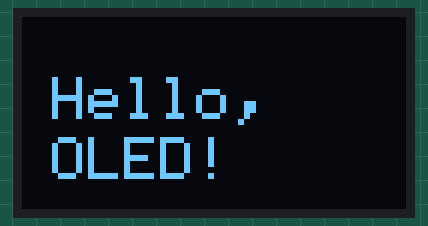
This sketch was run on a simulated Arduino Uno, built with avr-gcc and run on an emulated ATmega328P. Shown: 128×64 one-colour display. What the sketch prints to the serial monitor is not drawn.

Above: at 0.4 s.
At 2.42 s:
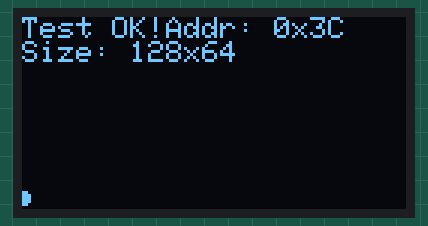
At 3.23 s:
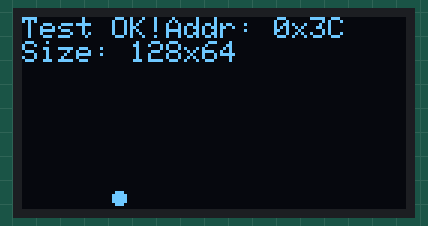
At 3.94 s:
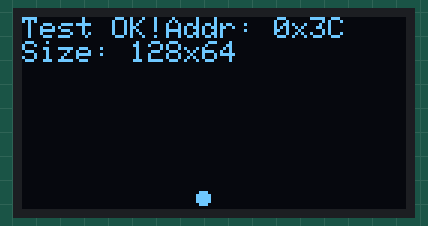
At 4.65 s:
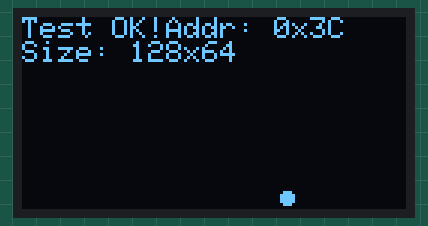
At 6.06 s:
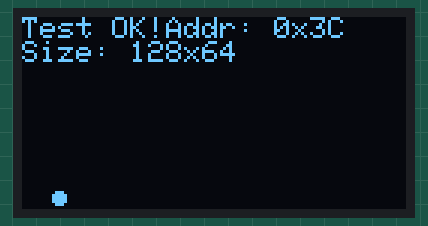

Measured:
- by itself, everything shown: repeats every 3.3 s, in 33 steps
- what the display in image 0 shows lasts 2.0 s, from 0.3 s to 2.3 s

The sketch:

SSD1306-I2C-test.ino
```cpp
/*
 * SSD1306 OLED Display Test Sketch
 * Uses 4 consecutive GPIO pins for direct connection
 * Compatible with Arduino and RP2040
 *
 * Pin Configuration (example using pins 2-5):
 * Pin 2: GND (held LOW)
 * Pin 3: VCC (held HIGH)
 * Pin 4: SCL (I2C Clock)
 * Pin 5: SDA (I2C Data)
 *
 */

#include <Wire.h>
#include <Adafruit_GFX.h>
#include <Adafruit_SSD1306.h>

// Configuration - Change these as needed
#define SCREEN_WIDTH 128   // OLED display width, in pixels
#define SCREEN_HEIGHT 64   // OLED display height, in pixels (32 or 64)
#define OLED_ADDRESS 0x3C  // Common addresses: 0x3C or 0x3D

// Pin assignments (consecutive)
#define PIN_GND   7
#define PIN_VCC   6
#define PIN_SCL   5
#define PIN_SDA   4

// Create display object without reset pin
Adafruit_SSD1306 display(SCREEN_WIDTH, SCREEN_HEIGHT, &Wire, -1);

void setup() {
  // Initialize serial for debugging
  Serial.begin(115200);
  while(!Serial);
  delay(100);

  Serial.println("SSD1306 OLED Test Starting...");
  Serial.print("Using pins: GND=");
  Serial.print(PIN_GND);
  Serial.print(", VCC=");
  Serial.print(PIN_VCC);
  Serial.print(", SCL=");
  Serial.print(PIN_SCL);
  Serial.print(", SDA=");
  Serial.println(PIN_SDA);

  // SAFETY FIRST: Set all pins to safe states before powering
  // 1. First set GND and VCC as outputs but keep VCC LOW initially
  pinMode(PIN_GND, OUTPUT);
  digitalWrite(PIN_GND, LOW);   // Set ground

  pinMode(PIN_VCC, OUTPUT);
  digitalWrite(PIN_VCC, LOW);   // Keep power OFF initially

  // 2. Configure I2C pins (they'll be high-Z until Wire.begin)
  pinMode(PIN_SCL, INPUT);
  pinMode(PIN_SDA, INPUT);

  // 3. Small delay for pin states to settle
  delay(10);

  // 4. Initialize I2C with custom pins

  // For RP2040 (Raspberry Pi Pico)
    Wire.setSDA(PIN_SDA);
    Wire.setSCL(PIN_SCL);
    Wire.begin();

  // 5. Add pull-ups for I2C (internal pull-ups)
  pinMode(PIN_SCL, INPUT_PULLUP);
  pinMode(PIN_SDA, INPUT_PULLUP);

  // 6. Small delay before powering on
  delay(50);

  // 7. NOW power on the display
  digitalWrite(PIN_VCC, HIGH);
  Serial.println("Display powered on");

  // 8. Wait for display to power up
  delay(100);

  // 9. Initialize display
  if(!display.begin(SSD1306_SWITCHCAPVCC, OLED_ADDRESS)) {
    Serial.println(F("SSD1306 allocation failed"));
    // Flash the power pin to indicate error
    for(;;) {
      digitalWrite(PIN_VCC, LOW);
      delay(500);
      digitalWrite(PIN_VCC, HIGH);
      delay(500);
    }
  }

  Serial.println("Display initialized successfully!");

  // Clear the buffer
  display.clearDisplay();

  // Set text properties
  display.setTextSize(2);
  display.setTextColor(SSD1306_WHITE);
  display.setCursor(10, 20);

  // Display test message
  display.println(F("Hello,"));
  display.setCursor(10, 40);
  display.println(F("OLED!"));

  // Show the display buffer on the screen
  display.display();

  // Also display some info
  delay(2000);
  display.clearDisplay();
  display.setTextSize(1);
  display.setCursor(0, 0);
  display.print(F("Test OK!"));
  display.print(F("Addr: 0x"));
  display.println(OLED_ADDRESS, HEX);
  display.print(F("Size: "));
  display.print(SCREEN_WIDTH);
  display.print(F("x"));
  display.println(SCREEN_HEIGHT);
  display.display();
}

void loop() {
  // Simple animation to show it's running
  static unsigned long lastUpdate = 0;
  static int x = 0;

  if (millis() - lastUpdate > 100) {
    lastUpdate = millis();

    // Draw a moving dot at the bottom
    display.fillRect(0, 56, 128, 8, SSD1306_BLACK);
    display.fillCircle(x, 60, 2, SSD1306_WHITE);
    display.display();

    x += 4;
    if (x > 128) x = 0;
  }
}

/*
 * Troubleshooting:
 *
 * 1. If display doesn't work, try:
 *    - Different I2C address (0x3C or 0x3D)
 *    - Different SCREEN_HEIGHT (32 or 64)
 *    - Check wiring order matches pin definitions
 *
 * 2. For different boards:
 *    - Arduino Uno/Nano: Pins 2-5 work well
 *    - ESP8266: Avoid pins 0, 2, 15 for PIN_START
 *    - ESP32: Most pins work, avoid input-only pins (34-39)
 *    - RP2040: Any GPIO pins work
 *
 * 3. Power considerations:
 *    - SSD1306 typically draws 20-30mA
 *    - Most GPIO pins can source 20-40mA safely
 *    - For extended use, consider proper power supply
 */
```
